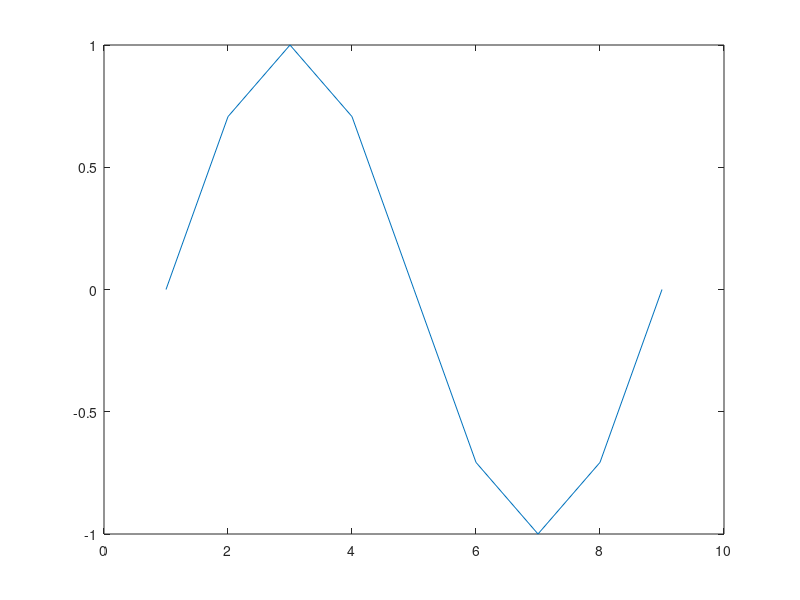
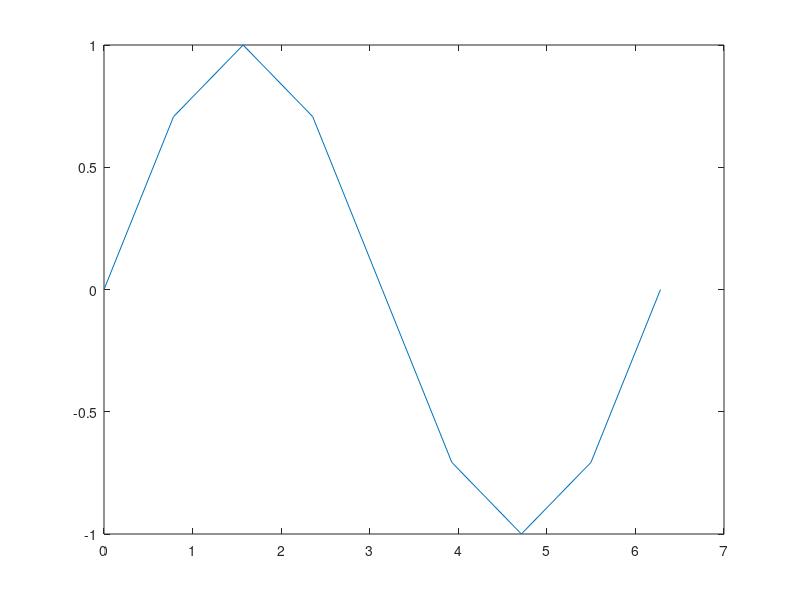

Source code (MATLAB) for these figures, in order:
angles= 0: pi/4:2*pi %creates array of angles in pi/4 increments

sines= sin(angles) % Use MATLAB's sine function to evaluate
% the sine of all the values in the "angles"
% array and store them in a new array called
% "sines". Note that you must specify angles
% in radians.

plot(sines) % This pops up a "Figure" Window and plots
% the data in the "sines" array.  The X
% coordinate of each data point is set to
% its index number in the array.

figure
plot(angles,sines)% This plots the data using the values in
% the "angles" array as the X coordinates
% corresponding to each of the Y values in
% the "sines" array.  The plot will be much
% the same as before, but notice how the X
% axis changes.
